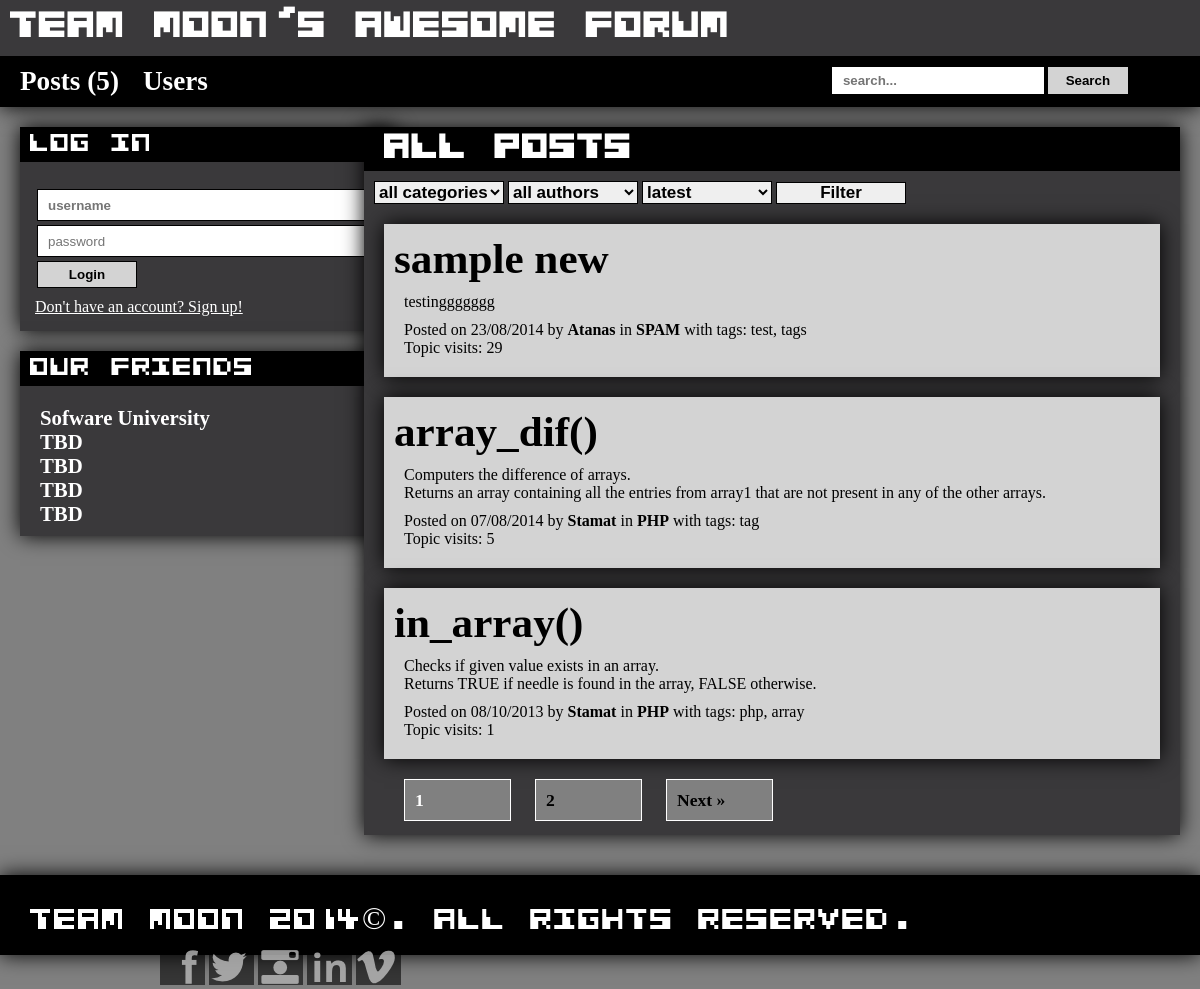
/posts.php, run on the app's committed database.
### tables this page shows
CREATE TABLE IF NOT EXISTS `messages` (
  `message_id` int(11) NOT NULL AUTO_INCREMENT,
  `category_id` int(11) NOT NULL,
  `author_id` int(11) NOT NULL,
  `date_published` datetime NOT NULL,
  `title` varchar(50) NOT NULL,
  `body` varchar(250) NOT NULL,
  `tags` varchar(250) NOT NULL,
  `views_count` int(11) NOT NULL,
  PRIMARY KEY (`message_id`)
);

CREATE TABLE IF NOT EXISTS `users` (
  `user_id` int(11) NOT NULL AUTO_INCREMENT,
  `name` varchar(50) NOT NULL,
  `passwd` varchar(255) NOT NULL,
  `activity` varchar(50) NOT NULL DEFAULT '0',
  `access_lvl` tinyint(4) NOT NULL DEFAULT '1',
  PRIMARY KEY (`user_id`),
  UNIQUE KEY `name` (`name`)
);

CREATE TABLE IF NOT EXISTS `categories` (
  `category_id` int(11) NOT NULL AUTO_INCREMENT,
  `category_name` varchar(50) NOT NULL,
  PRIMARY KEY (`category_id`),
  UNIQUE KEY `category_name` (`category_name`)
);

### posts.php (the view, shortened to what this page needs)
<?php
require 'includes/header.php';
?>
<section id="posts-main">
<h2>All Posts</h2>
<div id="filter-form">
    <form method="POST" action="processing/manage-filter.php" role="form">
        <select name="category">
            <option value="all">all categories</option>
        </select>
        <select name="author">
            <option value="all">all authors</option>
        </select>
        <select name="sort">
            <option value="desc">latest</option>
        </select>
        <input type="submit" value="Filter" name="filter" />
    </form>
</div>
<?php
$filterForPagination = '';
if ((isset($_GET['sort']) && $_GET['sort'] == 'asc')) {
    $orderBy = "ORDER BY msg.date_published ASC";
    $filterForPagination .= '&sort=' . $_GET['sort'];
} else if (isset($_GET['sort']) && $_GET['sort'] == 'desc') {
    $orderBy = "ORDER BY msg.date_published DESC";
    $filterForPagination .= '&sort=' . $_GET['sort'];
} else {
    $orderBy = "ORDER BY msg.date_published DESC";
}
$finalFilter = '';
if (isset($_GET['page'])) {
    $page = (int) $_GET['page'];
} else {
    $page = 1;
}
$ofset = ($page * POSTS_PER_PAGE) - POSTS_PER_PAGE;
$sql = "
    SELECT *
    FROM `messages` AS msg
    LEFT JOIN `categories` AS cat
    ON msg.category_id = cat.category_id
    LEFT JOIN `users` AS usr
    ON msg.author_id = usr.user_id
    " . $finalFilter . "
    " . $orderBy . "
    LIMIT " . $ofset . ", " . POSTS_PER_PAGE . "
";
$query = mysqli_query($connection, $sql);
$countFilteredPosts = $query->num_rows;
$sqlWithoutLimit = "
    SELECT *
    FROM `messages` AS msg
    LEFT JOIN `categories` AS cat
    ON msg.category_id = cat.category_id
    LEFT JOIN `users` AS usr
    ON msg.author_id = usr.user_id
    " . $finalFilter . "
";
$queryWithoutLimit = mysqli_query($connection, $sqlWithoutLimit);
$countFilteredPostsWithoutLimit = $queryWithoutLimit->num_rows;
?>
<?php while ($row = $query->fetch_assoc()) { ?>
    <?php
    $messageId = $row['message_id'];
    $categoryId = $row['category_id'];
    $categoryName = $row['category_name'];
    $tags = $row['tags'];
    $authorId = $row['author_id'];
    $authorName = $row['name'];
    $datePublished = date('d/m/Y', strtotime($row['date_published']));
    $title = $row['title'];
    $visitsCount = $row['views_count'];
    $body = nl2br($row['body']);
    ?>
    <article class="post">
        <header class="post-header">
            <a href="post.php?id=<?php echo $messageId; ?>"><h1><?php echo $title; ?></h1></a>
        </header>
        <div class="post-body">
            <p><?php echo $body; ?></p>
        </div>
        <footer class="post-footer">
            Posted on <?php echo $datePublished; ?> by
            <a href="posts.php?author=<?php echo $authorId; ?>" title="Posts by <?php echo $authorName; ?>"><?php echo $authorName; ?></a>
            in <a href="posts.php?cat=<?php echo $categoryId; ?>" title="View all posts in <?php echo $categoryName; ?>"><?php echo $categoryName; ?></a> <?php if(!$tags == ""){echo "with tags:  $tags";} ?>
            <?php if (isset($countFilteredPostsWithoutLimit) > 0 && $countFilteredPosts > 0) { ?>
                <div class="counterVisits">
                    <?php echo '<span>' . 'Topic visits: ' . $visitsCount . '</span>' ?>
                </div>
            <?php } ?>
        </footer>
    </article>
<?php } ?>
<?php if ($countFilteredPostsWithoutLimit == 0) { ?>
    <div class="no-posts">
        Currently there are no posts. Be the one to make first post
        <a title="Add Post" href="add-post.php">here</a>.
    </div>
<?php } else if ($countFilteredPostsWithoutLimit > 0 && $countFilteredPosts == 0) { ?>
    <div class="no-posts">
        There are no posts for your filter criterion.
    </div>
<?php } else if ($countFilteredPostsWithoutLimit > POSTS_PER_PAGE) {
     require 'includes/pagination.php';
}?>
</section>
<?php require 'includes/footer.php';

### css/styles.css (style rules this page uses)
* { padding: 0; margin: 0; }
body { font-family: "Calibri"; background-color: grey; }
.post-header a { text-decoration: none; color: white; font-size: 1.5em; font-style: italic; }
.post-header a > h1 { font-size: 1.8em; font-style: normal; font-weight: bold; }
#posts-main { background-color: #3A393B; margin: 20px; box-shadow: 0px 0px 20px; width: 68%; float: right; }
#posts-main > h2 { background-color: black; font-family: alien; color: white; text-align: left; font-size: 2.3em; padding: 5px; padding-left: 20px; }
#posts-main > #filter-form { margin: 10px; }
#posts-main > #filter-form > form > select { width: 130px; border: 1px solid black; font-size: 17px; font-weight: bold; }
#posts-main > #filter-form > form > input[type="submit"] { width: 130px; border: 1px solid black; font-size: 17px; font-weight: bold; }
#posts-main > article.post { margin: 20px; background-color: lightgrey; margin-bottom: 10px; box-shadow: 0px 0px 20px; padding: 10px; }
#posts-main > article a { text-decoration: none; color: black; font-weight: bold; }
#posts-main > article > .post-header { margin-bottom: 10px; }
#posts-main > article > .post-body { margin: 10px; }
#posts-main > article > header > a { text-decoration: none; color: black; font-weight: bold; font-size: 1.5em; }
#posts-main > article > footer { margin-top: 0px; background-color: lightgrey; box-shadow: none; margin: 10px; }
table th, td, a { color: #FFF; }

### data on the page
messages: title "sample new", body "testinggggggg", date_published "23/08/2014", author.name "Atanas", category.category_name "SPAM", tags "test, tags", views_count "29"
messages: title "array_dif()", body "Computers the difference of arrays. Returns an array containing all the entries from array1 that are not present in any of the other arrays.", date_published "07/08/2014", author.name "Stamat", category.category_name "PHP", tags "tag", views_count "5"
messages: title "in_array()", body "Checks if given value exists in an array. Returns TRUE if needle is found in the array, FALSE otherwise.", date_published "08/10/2013", author.name "Stamat", category.category_name "PHP", tags "php, array", views_count "1"

### other printed values
$countAllPosts "5"
